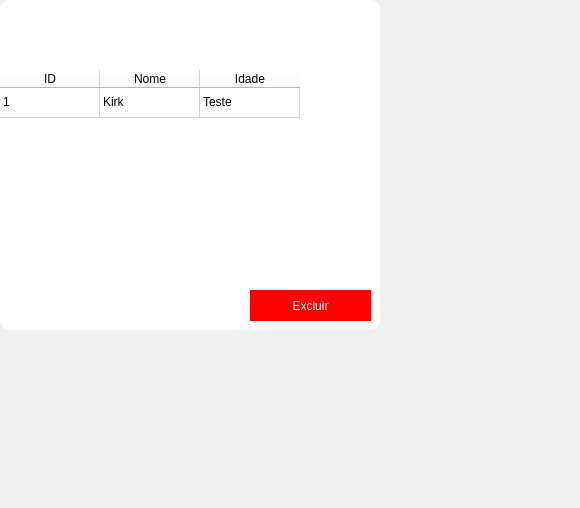
<?xml version="1.0" encoding="UTF-8"?>
<ui version="4.0">
 <class>Form</class>
 <widget class="QWidget" name="Form">
  <property name="geometry">
   <rect>
    <x>0</x>
    <y>0</y>
    <width>580</width>
    <height>508</height>
   </rect>
  </property>
  <property name="windowTitle">
   <string>Form</string>
  </property>
  <widget class="QFrame" name="frame_3">
   <property name="geometry">
    <rect>
     <x>0</x>
     <y>0</y>
     <width>380</width>
     <height>330</height>
    </rect>
   </property>
   <property name="styleSheet">
    <string notr="true">QFrame{
	background-color: white;
	border-radius: 10px
}
</string>
   </property>
   <property name="frameShape">
    <enum>QFrame::StyledPanel</enum>
   </property>
   <property name="frameShadow">
    <enum>QFrame::Raised</enum>
   </property>
   <widget class="QWidget" name="widget_5" native="true">
    <property name="geometry">
     <rect>
      <x>0</x>
      <y>0</y>
      <width>380</width>
      <height>70</height>
     </rect>
    </property>
    <property name="styleSheet">
     <string notr="true">background-color: &quot;#51b2d9&quot;;
border-top-right-radius: 10px;
border-top-left-radius: 10px</string>
    </property>
    <widget class="QLabel" name="label_3">
     <property name="geometry">
      <rect>
       <x>0</x>
       <y>0</y>
       <width>380</width>
       <height>70</height>
      </rect>
     </property>
     <property name="styleSheet">
      <string notr="true">text-transform: uppercase;
font: 16pt &quot;Kohne Makina&quot;;
font-weight: bold;
color: white</string>
     </property>
     <property name="text">
      <string>Lista de clientes</string>
     </property>
     <property name="alignment">
      <set>Qt::AlignCenter</set>
     </property>
    </widget>
   </widget>
   <widget class="QWidget" name="widget_6" native="true">
    <property name="geometry">
     <rect>
      <x>0</x>
      <y>70</y>
      <width>380</width>
      <height>260</height>
     </rect>
    </property>
    <widget class="QTableWidget" name="tableWidget">
     <property name="geometry">
      <rect>
       <x>0</x>
       <y>0</y>
       <width>380</width>
       <height>211</height>
      </rect>
     </property>
     <property name="styleSheet">
      <string notr="true"/>
     </property>
     <property name="horizontalScrollBarPolicy">
      <enum>Qt::ScrollBarAlwaysOff</enum>
     </property>
     <property name="sizeAdjustPolicy">
      <enum>QAbstractScrollArea::AdjustToContentsOnFirstShow</enum>
     </property>
     <property name="editTriggers">
      <set>QAbstractItemView::NoEditTriggers</set>
     </property>
     <property name="tabKeyNavigation">
      <bool>true</bool>
     </property>
     <property name="textElideMode">
      <enum>Qt::ElideLeft</enum>
     </property>
     <property name="showGrid">
      <bool>true</bool>
     </property>
     <property name="sortingEnabled">
      <bool>true</bool>
     </property>
     <property name="rowCount">
      <number>1</number>
     </property>
     <property name="columnCount">
      <number>3</number>
     </property>
     <attribute name="horizontalHeaderVisible">
      <bool>true</bool>
     </attribute>
     <attribute name="horizontalHeaderCascadingSectionResizes">
      <bool>false</bool>
     </attribute>
     <attribute name="verticalHeaderVisible">
      <bool>false</bool>
     </attribute>
     <attribute name="verticalHeaderCascadingSectionResizes">
      <bool>false</bool>
     </attribute>
     <attribute name="verticalHeaderHighlightSections">
      <bool>false</bool>
     </attribute>
     <row>
      <property name="text">
       <string>0</string>
      </property>
     </row>
     <column>
      <property name="text">
       <string>ID</string>
      </property>
     </column>
     <column>
      <property name="text">
       <string>Nome</string>
      </property>
     </column>
     <column>
      <property name="text">
       <string>Idade</string>
      </property>
     </column>
     <item row="0" column="0">
      <property name="text">
       <string>1</string>
      </property>
      <property name="flags">
       <set>ItemIsSelectable|ItemIsDragEnabled|ItemIsDropEnabled|ItemIsUserCheckable|ItemIsEnabled</set>
      </property>
     </item>
     <item row="0" column="1">
      <property name="text">
       <string>Kirk</string>
      </property>
      <property name="flags">
       <set>ItemIsSelectable|ItemIsDragEnabled|ItemIsDropEnabled|ItemIsUserCheckable|ItemIsEnabled</set>
      </property>
     </item>
     <item row="0" column="2">
      <property name="text">
       <string>Teste</string>
      </property>
      <property name="flags">
       <set>ItemIsSelectable|ItemIsDragEnabled|ItemIsDropEnabled|ItemIsUserCheckable|ItemIsEnabled</set>
      </property>
     </item>
    </widget>
    <widget class="QPushButton" name="button_create_3">
     <property name="geometry">
      <rect>
       <x>250</x>
       <y>220</y>
       <width>121</width>
       <height>31</height>
      </rect>
     </property>
     <property name="styleSheet">
      <string notr="true">QPushButton {
	text-transform: uppercase;
	font: 12pt &quot;Kohne Makina&quot;;
	color: white;
	background-color: red;
	border-style: solid;
}</string>
     </property>
     <property name="text">
      <string>Excluir</string>
     </property>
    </widget>
   </widget>
  </widget>
 </widget>
 <resources/>
 <connections/>
</ui>
